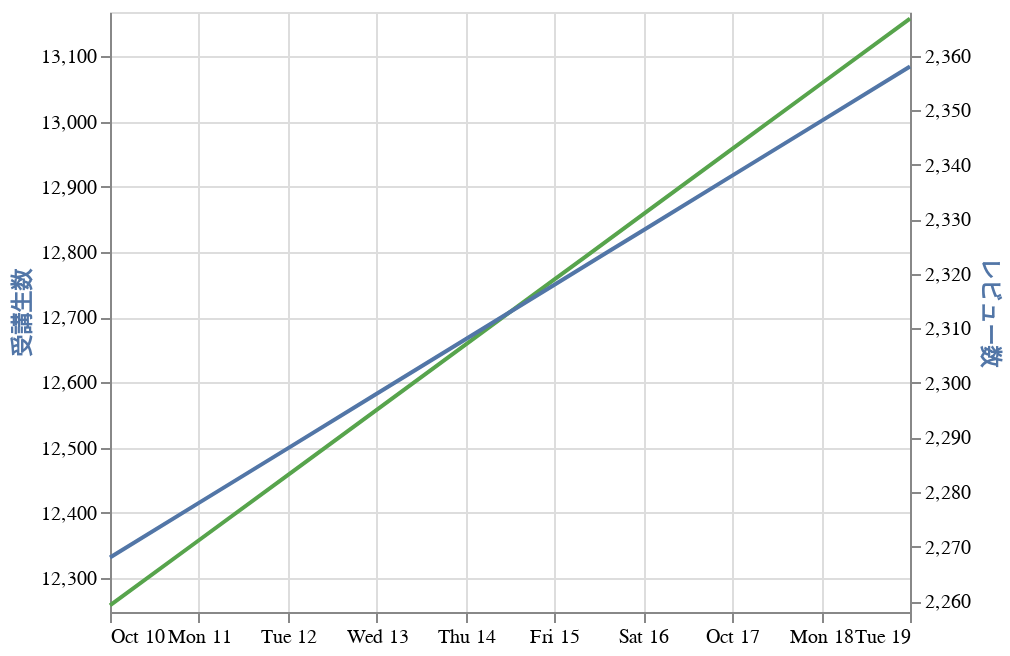

Notebook code cell kept with this figure:
### Code cell
base = alt.Chart(df_udemy).encode(
    alt.X('date:T', axis=alt.Axis(title=None))
)

line1 = base.mark_line(color='#57A44C', interpolate='monotone').encode(
    alt.Y('n_subscriber', axis=alt.Axis(title='受講生数', titleColor='#5276A7'), scale=alt.Scale(domain=[ymin1, ymax1]))
)

line2 = base.mark_line(stroke='#5276A7', interpolate='monotone').encode(
    alt.Y('n_review', axis=alt.Axis(title='レビュー数', titleColor='#5276A7'), scale=alt.Scale(domain=[ymin2, ymax2]))
)

chart = alt.layer(line1, line2).resolve_scale(
    y = 'independent'
)
chart

### Figure 1 — Vega-Lite specification as saved in the notebook (floating-point values rounded to 4 significant figures)
{"config": {"view": {"continuousWidth": 400, "continuousHeight": 300}}, "layer": [{"mark": {"type": "line", "color": "#57A44C", "interpolate": "monotone"}, "encoding": {"x": {"type": "temporal", "axis": {"title": null}, "field": "date"}, "y": {"type": "quantitative", "axis": {"title": "受講生数", "titleColor": "#5276A7"}, "field": "n_subscriber", "scale": {"domain": [12250.0, 13170.0]}}}}, {"mark": {"type": "line", "interpolate": "monotone", "stroke": "#5276A7"}, "encoding": {"x": {"type": "temporal", "axis": {"title": null}, "field": "date"}, "y": {"type": "quantitative", "axis": {"title": "レビュー数", "titleColor": "#5276A7"}, "field": "n_review", "scale": {"domain": [2258.0, 2368.0]}}}}], "data": {"name": "data-25baf658b4e3133d419e72dbc985f046"}, "resolve": {"scale": {"y": "independent"}}, "$schema": "https://vega.github.io/schema/vega-lite/v4.8.1.json", "datasets": {"data-25baf658b4e3133d419e72dbc985f046": [{"date": "2021/10/10", "n_subscriber": 12258, "n_review": 2268}, {"date": "2021/10/11", "n_subscriber": 12358, "n_review": 2278}, {"date": "2021/10/12", "n_subscriber": 12458, "n_review": 2288}, {"date": "2021/10/13", "n_subscriber": 12558, "n_review": 2298}, {"date": "2021/10/14", "n_subscriber": 12658, "n_review": 2308}, {"date": "2021/10/15", "n_subscriber": 12758, "n_review": 2318}, {"date": "2021/10/16", "n_subscriber": 12858, "n_review": 2328}, {"date": "2021/10/17", "n_subscriber": 12958, "n_review": 2338}, {"date": "2021/10/18", "n_subscriber": 13058, "n_review": 2348}, {"date": "2021/10/19", "n_subscriber": 13158, "n_review": 2358}]}}
